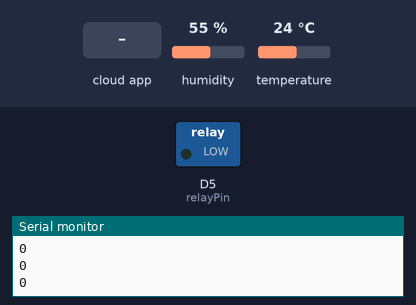
Recording of a sketch running on a simulated ESP8266 (NodeMCU). Parts: switched loads named in the sketch (green lamp = pin HIGH), the last lines printed to the serial monitor. Dashed ring = blinking. The test bench sets the inputs (shaded band); at power-on: humidity 55 %, temperature 24 °C. WiFi joins after 1.5 s; servers stay silent unless stated; the Firebase database answers and starts empty.

Above: at 2.7 s.
2.8 s: the phone or cloud app sets power to 1
At 3.03 s:
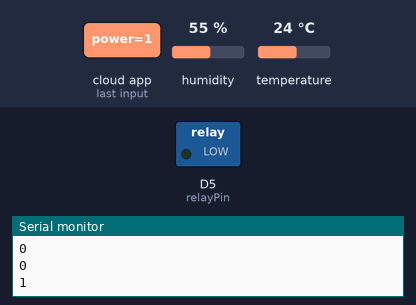
Timing chart, 0 to 5.8 s (numbered marks = the images above; inputs shaded):
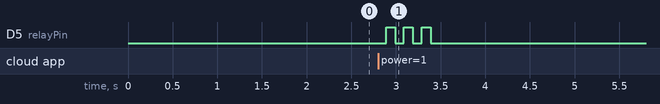

The sketch:

Alexa.ino
```cpp
#include <dht.h>

#include <ESP8266WiFi.h>
#include <FirebaseArduino.h>

#define FIREBASE_HOST "alexaarduino-4ee6a.firebaseio.com"
#define FIREBASE_AUTH "KXrRUE6yq5BEXIC6S25Bx8UAwRVOm0uGMyBaWQST"
#define WIFI_SSID "bayuabi"
#define WIFI_PASSWORD "12345678"

#define dhtPin D8
dht DHT;
int lastPowerState = 0;

#define relayPin D5

unsigned long prev=0;

void setup() {
  Serial.begin(9600);
  pinMode(relayPin,OUTPUT);
  digitalWrite(relayPin,LOW);

  WiFi.begin(WIFI_SSID, WIFI_PASSWORD);
  Serial.print("connecting");
  while (WiFi.status() != WL_CONNECTED) {
    Serial.print(".");
    delay(500);
  }
  Serial.println();
  Serial.print("connected: ");
  Serial.println(WiFi.localIP());

  Firebase.begin(FIREBASE_HOST, FIREBASE_AUTH);
}

void loop() {
  DHT.read11(dhtPin);
  int temperature = DHT.temperature;

  unsigned long current = millis();
  if(current - prev > 60000){
    Firebase.setInt("temperature",temperature);
    prev = current;
  }

  int power = Firebase.getInt("power");
  Serial.println(power);

  if(power != lastPowerState){
    if(power ==1){
      for(int i=0; i<3;i++){
      digitalWrite(relayPin,HIGH);
      delay(100);
      digitalWrite(relayPin,LOW);
      delay(100);
      }
    }
    if(power == 0){
      for(int i=0; i<2;i++){
      digitalWrite(relayPin,HIGH);
      delay(100);
      digitalWrite(relayPin,LOW);
      delay(100);
      }
    }
    lastPowerState = power;
  }
  else{
    digitalWrite(relayPin,LOW);
  }
}
```

Measured:
- after the input at 2.8 s, D5 (relayPin): alternates HIGH for 0.10 s and LOW for 0.10 s, 6 changes in all, then stays LOW, starting after 0.09 s
